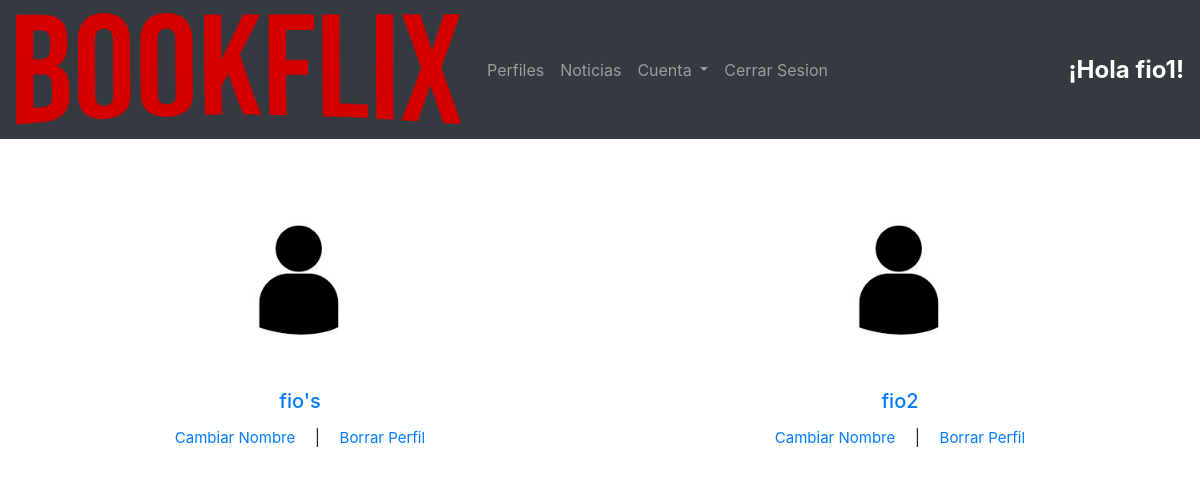
The page /select_perfil/ (signed in) on the database as committed earlier.
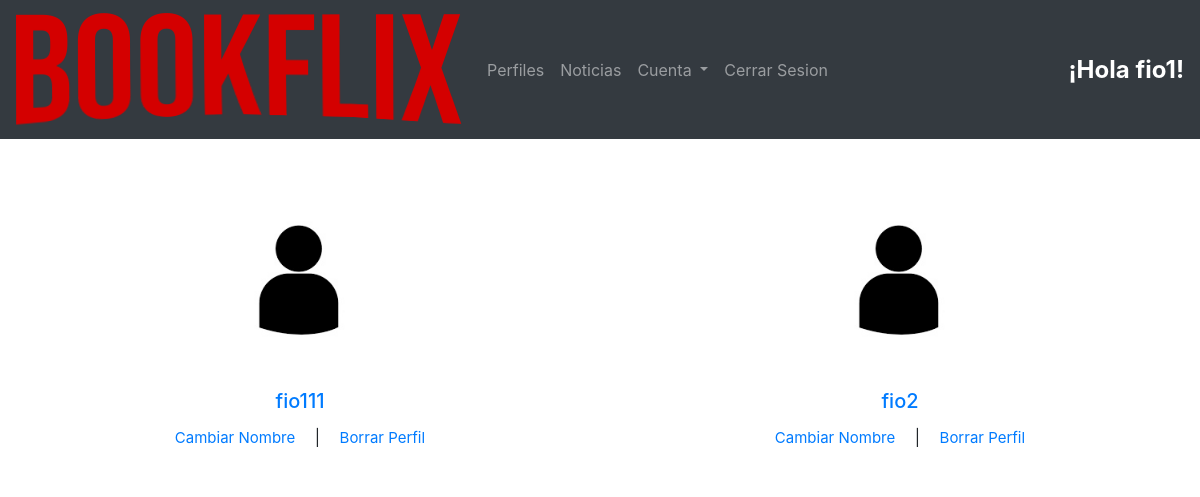
The same page on the database as committed later.
### appBookflix/models.py (models this page shows, shortened)
class Profile(models.Model):
    name= models.CharField("nombre", max_length=50)
    account= models.ForeignKey(Account, on_delete=models.CASCADE, verbose_name="cuenta")
    is_active_now= models.BooleanField("esta activo ahora",default=False)
    hour_activation= models.DateTimeField("hora de activacion", auto_now=False, auto_now_add=False, blank=True, null=True)
    pleasures_gender = models.ManyToManyField(Genero, blank=True, null=True, verbose_name="genero")
    pleasures_author = models.ManyToManyField(Autor, blank=True, null=True, verbose_name="autor")
    pleasures_editorial = models.ManyToManyField(Editorial,blank=True, null=True, verbose_name="editorial")
    date_of_creation = models.DateTimeField("fecha de creacion",default=timezone.now)
    class Meta:
        verbose_name = "Perfil"
        verbose_name_plural = "Perfiles"
        unique_together= ('name', 'account')

### appBookflix/views.py (the view)
# urls.py: path('select_perfil/', select_perfil, name='seleccionarPerfil'),
def select_perfil(request):
    perfiles = Profile.objects.filter(account = request.user)
    return render(request, "appBookflix/select_perfil.html", {'perfiles': perfiles,}) #"tarjetaActual": tarjetaActual, "perfilActual":perfilActual})

### appBookflix/templates/appBookflix/select_perfil.html (shortened to what this page needs)
{% load static %}
<html>
<body>
    {% if request.user.is_active %}
        {% include "appBookflix/navbar.html" %}
        {% if request.user.plan == "free" or request.user.plan == "normal" %}
            {% if perfiles|length > 0 %}
            <div class="card-group" style="padding-top: 50px;">
            {% for perfil in perfiles %}
                    <div class="card text-center" style="border:0px">
                        <a href="/perfil_seleccionado/{{perfil.id}}">
                        <img class="card-img-top" src="{% static '/images/per1.jpg' %}" alt="logo" style="width: 180px;display:flex;
                        margin:0 auto;">
                        </a>
                      <div class="card-body">
                        <h5 class="card-title"> <a style="margin: 10;" href="/perfil_seleccionado/{{perfil.id}}">{{perfil.name}}</a></h5>
                         <p class="card-text"><a style="font-size: 15px; margin-right: 15px;" href="/cambiar_nombre/{{perfil.name}}">Cambiar Nombre</a> | <a style="font-size: 15px; margin-left: 15px;" href="/borrar_perfil/{{perfil.name}}">Borrar Perfil</a></p>
                      </div>
                    </div>
            {% endfor %}
            {% endif %}
            {% if perfiles|length < 2 %}
                    <div class="card text-center" style="border:0px">
                        <a  href="/crear_perfil/">
                        <img class="card-img-top" src="{% static '/images/add.jpg' %}" alt="logo" style="width: 180px;display:flex;
                margin:0 auto;">
                        </a>
                      <div class="card-body">
                        <p class="card-text"><a style="font-size: 15px; margin-right: 15px;" href="/crear_perfil/">Crear Perfil</a></p>
                      </div>
                     </div>
            {% endif %}
        </div>
        {% else %}
        {% if request.user.plan == "premium" %}
            {% if perfiles|length > 0 %}
            <div class="card-group" style="padding-top: 50px;">
                {% for perfil in perfiles %}
                        <div class="card text-center" style="border:0px">
                            <a href="/perfil_seleccionado/{{perfil.id}}">
                            <img class="card-img-top" src="{% static '/images/per1.jpg' %}" alt="logo" style="width: 180px;display:flex;
                            margin:0 auto;">
                            </a>
                          <div class="card-body">
                            <h5 class="card-title"> <a style="margin: 10;" href="/perfil_seleccionado/{{perfil.id}}">{{perfil.name}}</a></h5>
                             <p class="card-text"><a style="font-size: 15px; margin-right: 15px;" href="/cambiar_nombre/{{perfil.name}}">Cambiar Nombre</a> | <a style="font-size: 15px; margin-left: 15px;" href="/borrar_perfil/{{perfil.name}}">Borrar Perfil</a></p>
                          </div>
                        </div>
                {% endfor %}
            {% endif %}
        {% endif %}
        {% endif %}
     <!-- {% else %}
        {% include "appBookflix/navbar.html" %}
        <hr>
        <h1>Área solo para usuarios logueados</h1>  -->
    {% endif %}
</body>
</html>

Rows that differ between the two databases and show on the page:
changed Profile: name "fio's" → "fio111"
